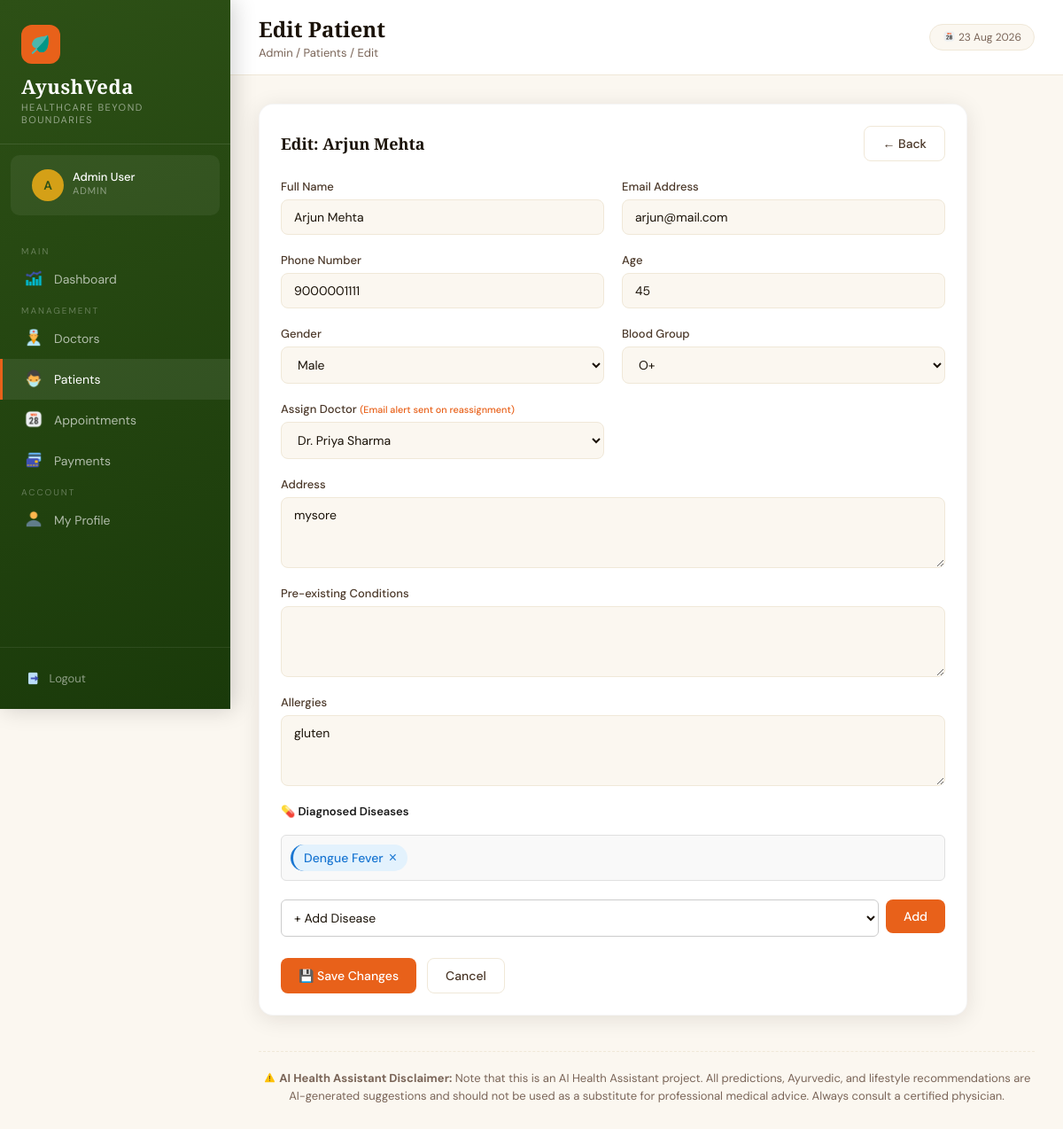
Page /admin/patients/edit/2 (signed in) on the earlier database version.
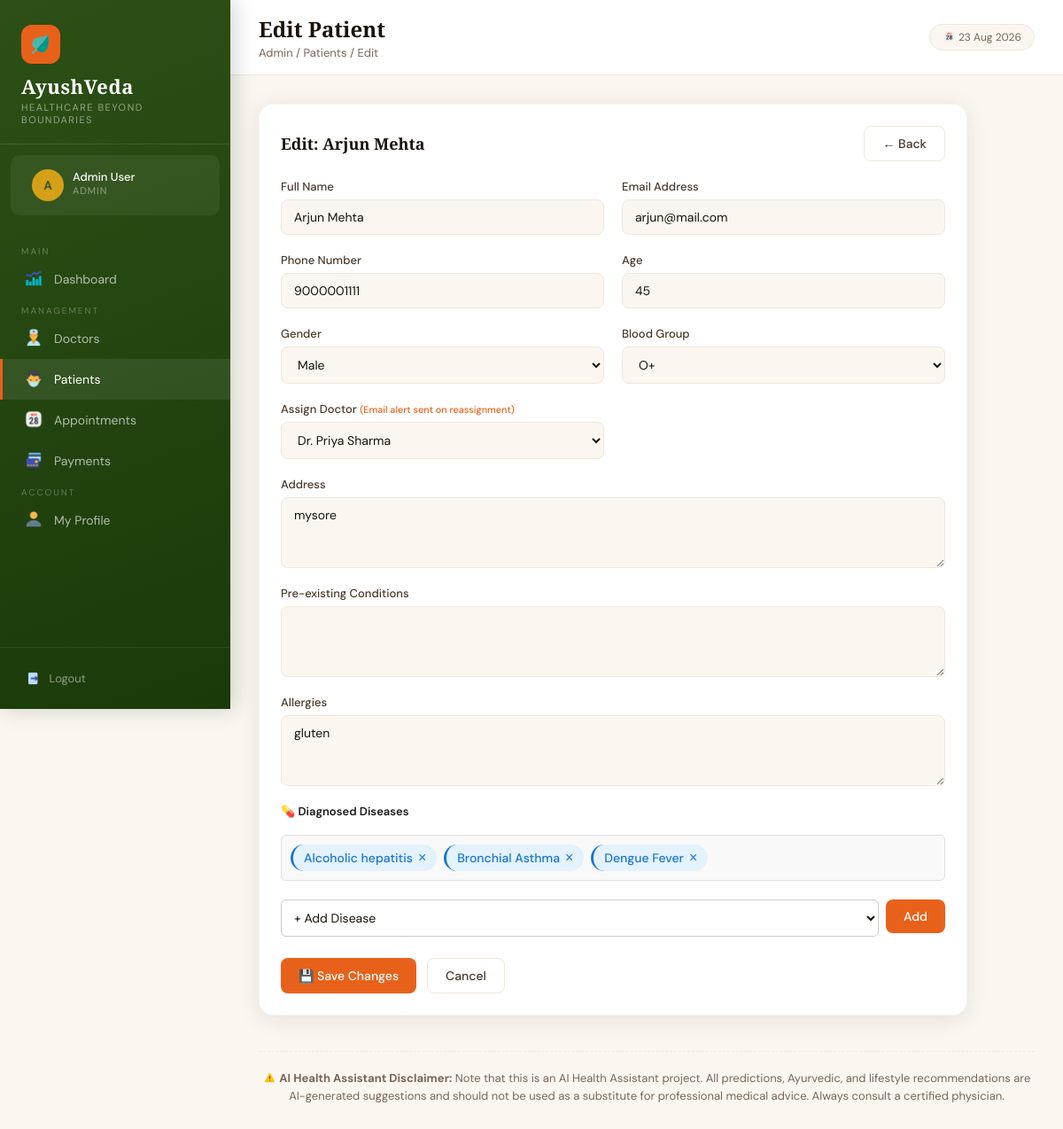
Same page on the later database version.
### tables this page shows
CREATE TABLE prescriptions (
            id INTEGER PRIMARY KEY AUTOINCREMENT,
            patient_id INTEGER,
            doctor_id INTEGER,
            symptoms TEXT,
            predicted_disease TEXT,
            medicines TEXT,
            dosage TEXT,
            duration TEXT,
            suggestions TEXT,
            diet_advice TEXT,
            created_at TIMESTAMP DEFAULT CURRENT_TIMESTAMP,
            FOREIGN KEY (patient_id) REFERENCES patients(id),
            FOREIGN KEY (doctor_id) REFERENCES doctors(id)
        );

### app.py (the view, shortened to what this page needs)
@app.route('/admin/patients/edit/<int:id>', methods=['GET', 'POST'])
@login_required('admin')
def admin_edit_patient(id):
    conn = get_db()
    patient = conn.execute("SELECT * FROM patients WHERE id=?", (id,)).fetchone()
    doctors = conn.execute("SELECT id, name FROM doctors").fetchall()
    conn.close()
    diseases = get_patient_diseases(id)
    return render_template('admin/edit_patient.html', patient=patient, doctors=doctors, diseases=diseases)

### app.py (called while the page is built)
@app.context_processor
def inject_now():
    return {'now': datetime.now().strftime('%d %b %Y')}

def get_db():
    conn = sqlite3.connect(DB_PATH)
    conn.row_factory = sqlite3.Row
    return conn

def get_patient_diseases(patient_id):
    conn = get_db()
    try:
        diseases = conn.execute(
            "SELECT DISTINCT predicted_disease FROM prescriptions WHERE patient_id=? AND predicted_disease IS NOT NULL ORDER BY predicted_disease",
            (patient_id,)
        ).fetchall()
        conn.close()
        return [d['predicted_disease'] for d in diseases]
    except Exception as e:
        print(f"Error getting patient diseases: {e}")
        return []

def login_required(role):
    def decorator(f):
        @wraps(f)
        def wrapper(*args, **kwargs):
            if session.get('role') != role:
                flash('Please login to continue.', 'error')
                return redirect(url_for(f'{role}_login'))
            return f(*args, **kwargs)
        return wrapper
    return decorator

### templates/admin/edit_patient.html (shortened to what the changed rows need)
{% extends 'base.html' %}
{% block page_title %}Edit Patient{% endblock %}
{% block content %}
<div class="card" style="max-width:800px">
    <form method="POST">
        <div class="form-grid">
            <div class="form-group form-full">
                <div id="currentDiseases" style="margin-bottom:15px; display:flex; flex-wrap:wrap; gap:8px; min-height:35px; padding:10px; background-color:#f9f9f9; border-radius:6px; border:1px solid #e0e0e0;">
                    {% if diseases %}
                        {% for disease in diseases %}
                        <span class="disease-badge" data-disease="{{ disease }}" style="
                            display:inline-flex;
                            align-items:center;
                            gap:6px;
                            background-color:#E3F2FD;
                            color:#1976D2;
                            padding:6px 12px;
                            border-radius:20px;
                            border-left:3px solid #1976D2;
                            font-size:14px;
                            font-weight:500;
                        ">
                            {{ disease }}
                            <button type="button" class="remove-disease-btn" onclick="removeDisease('{{ disease }}', event)" style="
                                background:none;
                                border:none;
                                color:#1976D2;
                                cursor:pointer;
                                font-size:16px;
                                padding:0;
                                margin:0;
                                line-height:1;
                            ">×</button>
                        </span>
                        {% endfor %}
                    {% else %}
                    <span style="color:#999; font-style:italic;">No diagnosed diseases yet</span>
                    {% endif %}
                </div>
            </div>
        </div>
    </form>
</div>
{% endblock %}

Differences in the rows shown:
added prescriptions: predicted_disease "Alcoholic hepatitis"
added prescriptions: predicted_disease "Bronchial Asthma"
